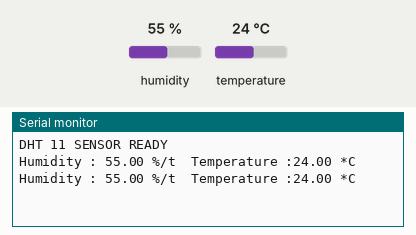
A sketch run on a simulated ESP8266 (NodeMCU). Parts: the last lines printed to the serial monitor. The inputs (shaded band) are chosen by the test bench; at power-on: humidity 55 %, temperature 24 °C.

Above: at 2.8 s.
2.9 s: humidity set to 22 %
At 5.3 s:
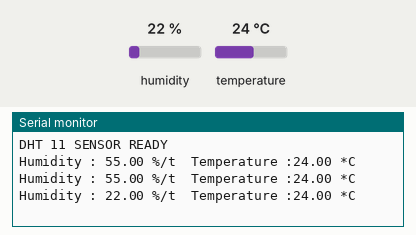
5.6 s: temperature set to 12 °C
At 6.7 s:
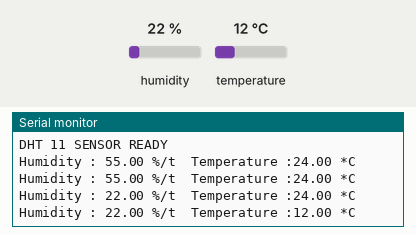
8.3 s: humidity set to 40 %
At 11.5 s:
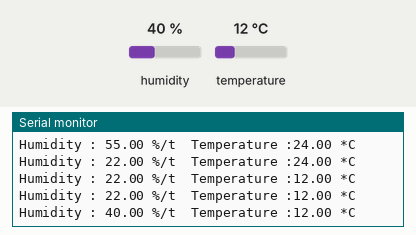
Timing chart, 0 to 13.0 s (numbered marks = the images above; inputs shaded):
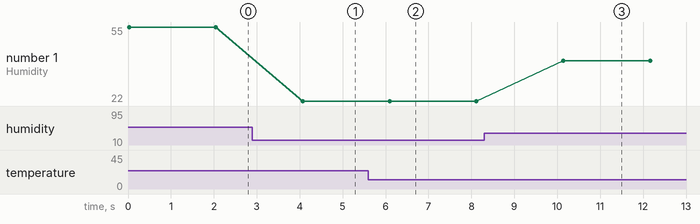

The sketch:

DHT_11_BEGINNER.ino
```cpp
#include <Adafruit_Sensor.h>
#include <DHT.h>
#define DHTTYPE DHT11     // DHT 11
int DHTPIN = D5;
DHT dht(DHTPIN, DHTTYPE);

void setup () {
Serial.begin (115200);
Serial.println ("DHT 11 SENSOR READY");
dht.begin();
}

void loop (){
  float h = dht.readHumidity();
  float t = dht.readTemperature(); // or dht.readTemperature(true) for Fahrenheit

  if (isnan(h) || isnan(t)) {
    Serial.println("Failed to read from DHT sensor!");
    return;
}

Serial.print ("Humidity : ");
Serial.print (h);
Serial.print (" %/t  ");
Serial.print ("Temperature :");
Serial.print (t);
Serial.println (" *C");
delay (2000);
}
```

Measured:
- after the input at 2.9 s, the serial monitor: prints a new line after 1.2 s (image 1)
- after the input at 5.6 s, the serial monitor: prints a new line after 0.49 s (image 2)
- after the input at 8.3 s, the serial monitor: prints a new line after 1.8 s (image 3)
- plotted number 1: 55 → 22 after the input at 2.9 s, 22 → 40 after the input at 8.3 s
